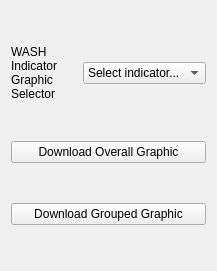
          <widget class="QWidget" name="layoutWidget">
           <property name="geometry">
            <rect>
             <x>10</x>
             <y>390</y>
             <width>217</width>
             <height>271</height>
            </rect>
           </property>
           <layout class="QVBoxLayout" name="verticalLayout_6">
            <item>
             <layout class="QHBoxLayout" name="horizontalLayout_15">
              <item>
               <widget class="QLabel" name="analysis_wash_indicator_select_label">
                <property name="text">
                 <string>WASH Indicator Graphic Selector</string>
                </property>
                <property name="wordWrap">
                 <bool>true</bool>
                </property>
               </widget>
              </item>
              <item>
               <widget class="QComboBox" name="analysis_wash_indicator_select_input">
                <item>
                 <property name="text">
                  <string>Select indicator...</string>
                 </property>
                </item>
               </widget>
              </item>
             </layout>
            </item>
            <item>
             <widget class="QPushButton" name="analysis_wash_download_graphic_overall">
              <property name="text">
               <string>Download Overall Graphic</string>
              </property>
             </widget>
            </item>
            <item>
             <widget class="QPushButton" name="analysis_wash_download_graphic_agg">
              <property name="text">
               <string>Download Grouped Graphic</string>
              </property>
             </widget>
            </item>
           </layout>
          </widget>
